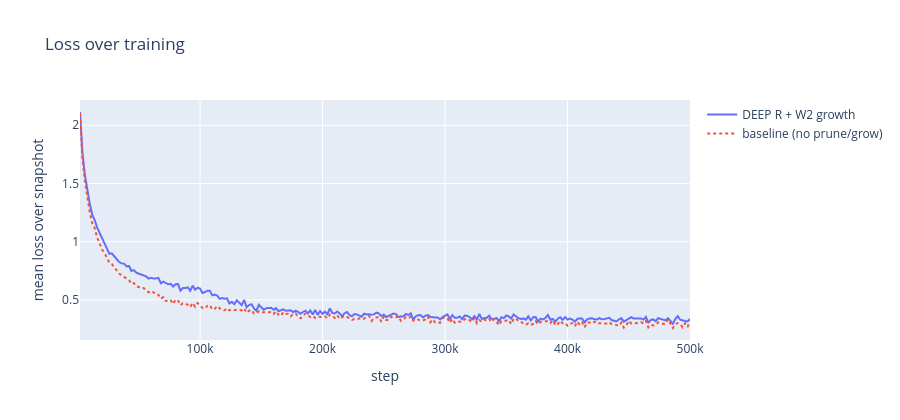
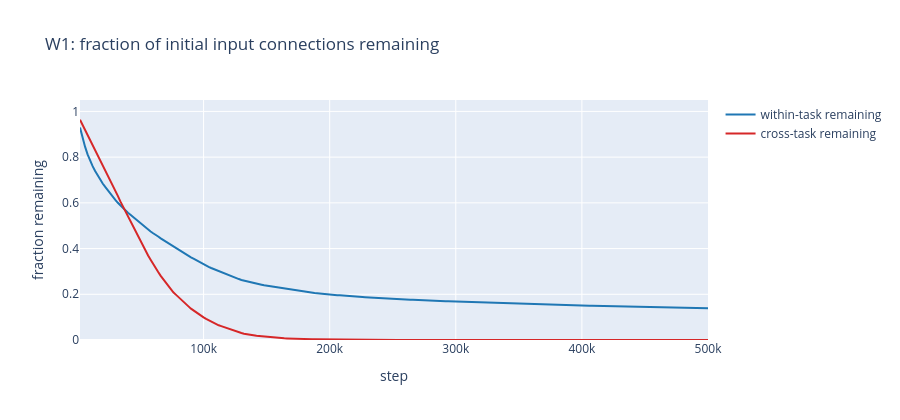
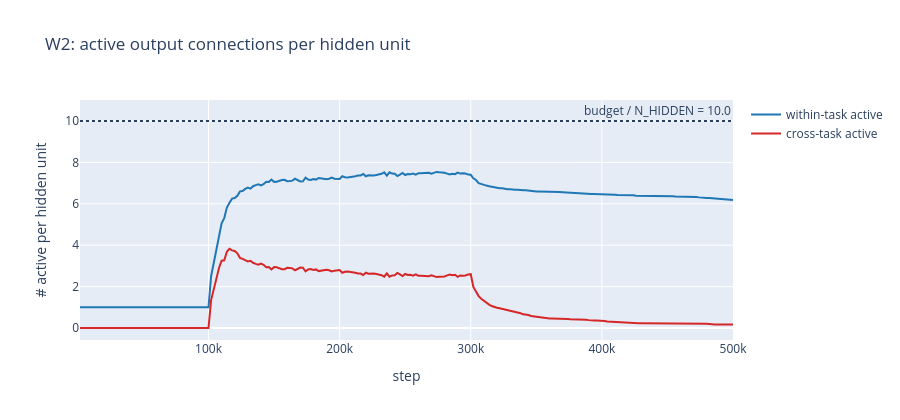
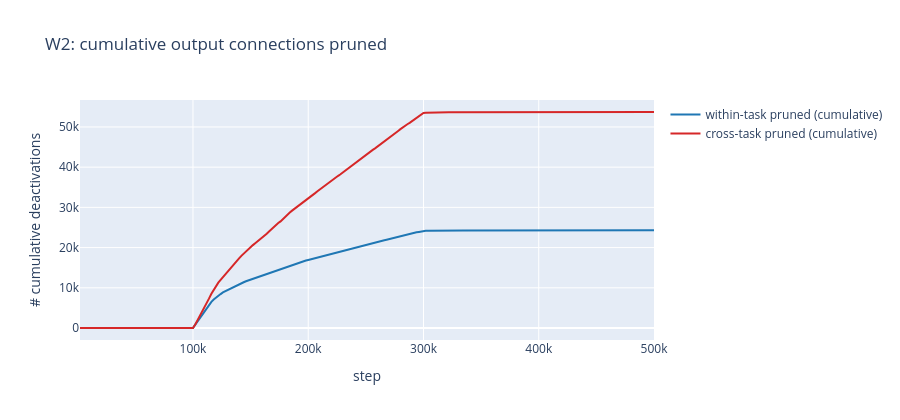

Source (notebook cell) for these figures, in order:
### Code cell
plot_loss(deep_r_snaps, baseline_snaps)
plot_remaining_fractions(metrics)
plot_w2_active_per_unit(w2_metrics, DEEP_R_CONFIG['output_budget'])
plot_w2_cumulative_pruned(w2_metrics);

### Figure 1 — Plotly figure (JSON) as saved in the notebook; plotly's stock layout.template omitted (floating-point values rounded to 4 significant figures; data arrays with more than 128 entries replaced by an {"elided": "..."} marker saying what was removed)
{"data": [{"mode": "lines", "name": "DEEP R + W2 growth", "type": "scatter", "x": {"elided": "250 int values"}, "y": {"elided": "250 float values"}}, {"line": {"dash": "dot"}, "mode": "lines", "name": "baseline (no prune/grow)", "type": "scatter", "x": {"elided": "250 int values"}, "y": {"elided": "250 float values"}}], "layout": {"height": 420, "title": {"text": "Loss over training"}, "width": 900, "xaxis": {"title": {"text": "step"}}, "yaxis": {"title": {"text": "mean loss over snapshot"}}}}

### Figure 2 — Plotly figure (JSON) as saved in the notebook; plotly's stock layout.template omitted (floating-point values rounded to 4 significant figures; data arrays with more than 128 entries replaced by an {"elided": "..."} marker saying what was removed)
{"data": [{"line": {"color": "#1f77b4"}, "mode": "lines", "name": "within-task remaining", "type": "scatter", "x": {"elided": "250 int values"}, "y": {"elided": "250 float values"}}, {"line": {"color": "#d62728"}, "mode": "lines", "name": "cross-task remaining", "type": "scatter", "x": {"elided": "250 int values"}, "y": {"elided": "250 float values"}}], "layout": {"height": 420, "title": {"text": "W1: fraction of initial input connections remaining"}, "width": 900, "xaxis": {"title": {"text": "step"}}, "yaxis": {"range": [0, 1.05], "title": {"text": "fraction remaining"}}}}

### Figure 3 — Plotly figure (JSON) as saved in the notebook; plotly's stock layout.template omitted (floating-point values rounded to 4 significant figures; data arrays with more than 128 entries replaced by an {"elided": "..."} marker saying what was removed)
{"data": [{"line": {"color": "#1f77b4"}, "mode": "lines", "name": "within-task active", "type": "scatter", "x": {"elided": "250 int values"}, "y": {"elided": "250 float values"}}, {"line": {"color": "#d62728"}, "mode": "lines", "name": "cross-task active", "type": "scatter", "x": {"elided": "250 int values"}, "y": {"elided": "250 float values"}}], "layout": {"annotations": [{"showarrow": false, "text": "budget / N_HIDDEN = 10.0", "x": 1, "xanchor": "right", "xref": "x domain", "y": 10, "yanchor": "bottom", "yref": "y"}], "height": 420, "shapes": [{"line": {"dash": "dot"}, "type": "line", "x0": 0, "x1": 1, "xref": "x domain", "y0": 10, "y1": 10, "yref": "y"}], "title": {"text": "W2: active output connections per hidden unit"}, "width": 900, "xaxis": {"title": {"text": "step"}}, "yaxis": {"title": {"text": "# active per hidden unit"}}}}

### Figure 4 — Plotly figure (JSON) as saved in the notebook; plotly's stock layout.template omitted (floating-point values rounded to 4 significant figures; data arrays with more than 128 entries replaced by an {"elided": "..."} marker saying what was removed)
{"data": [{"line": {"color": "#1f77b4"}, "mode": "lines", "name": "within-task pruned (cumulative)", "type": "scatter", "x": {"elided": "250 int values"}, "y": {"elided": "250 int values"}}, {"line": {"color": "#d62728"}, "mode": "lines", "name": "cross-task pruned (cumulative)", "type": "scatter", "x": {"elided": "250 int values"}, "y": {"elided": "250 int values"}}], "layout": {"height": 420, "title": {"text": "W2: cumulative output connections pruned"}, "width": 900, "xaxis": {"title": {"text": "step"}}, "yaxis": {"title": {"text": "# cumulative deactivations"}}}}
